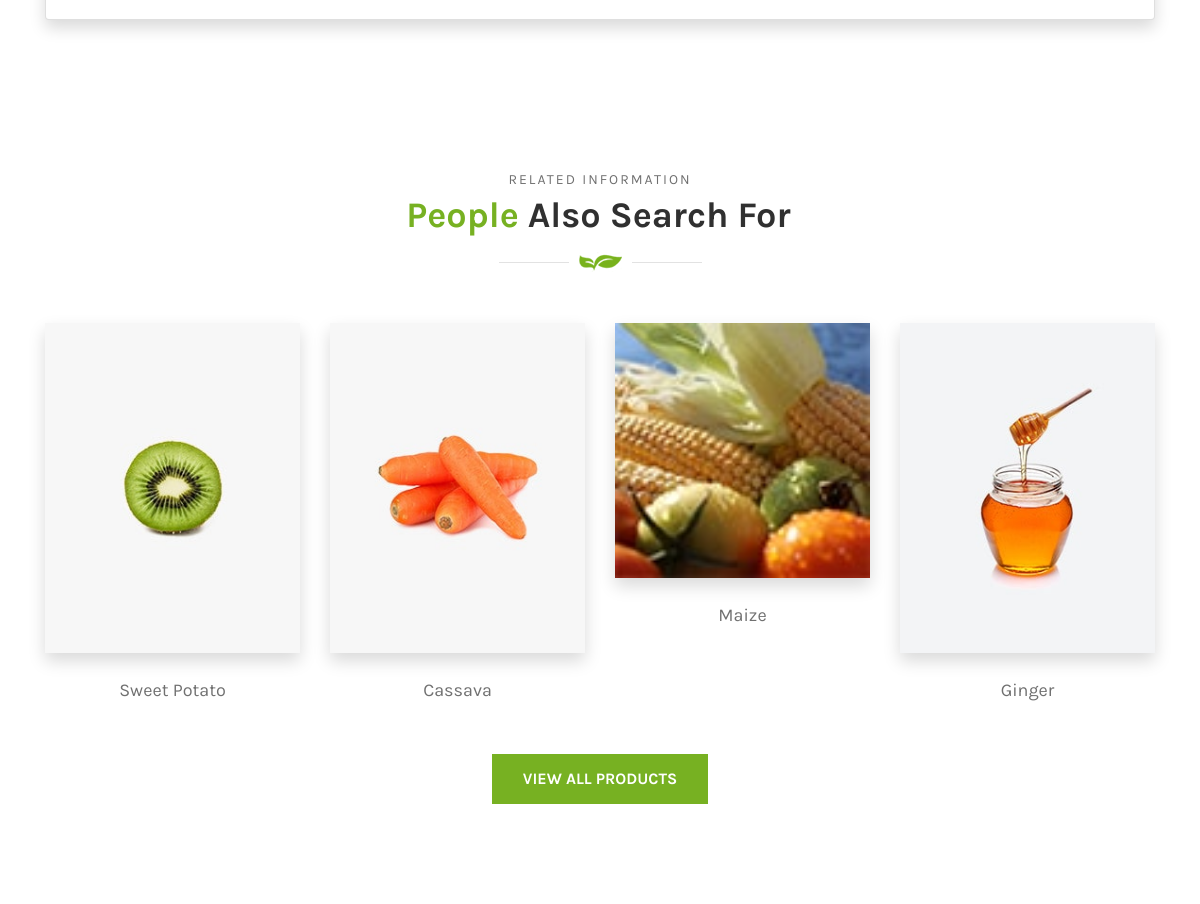
Before: /product_details/cassava (middle part) with the older database file.
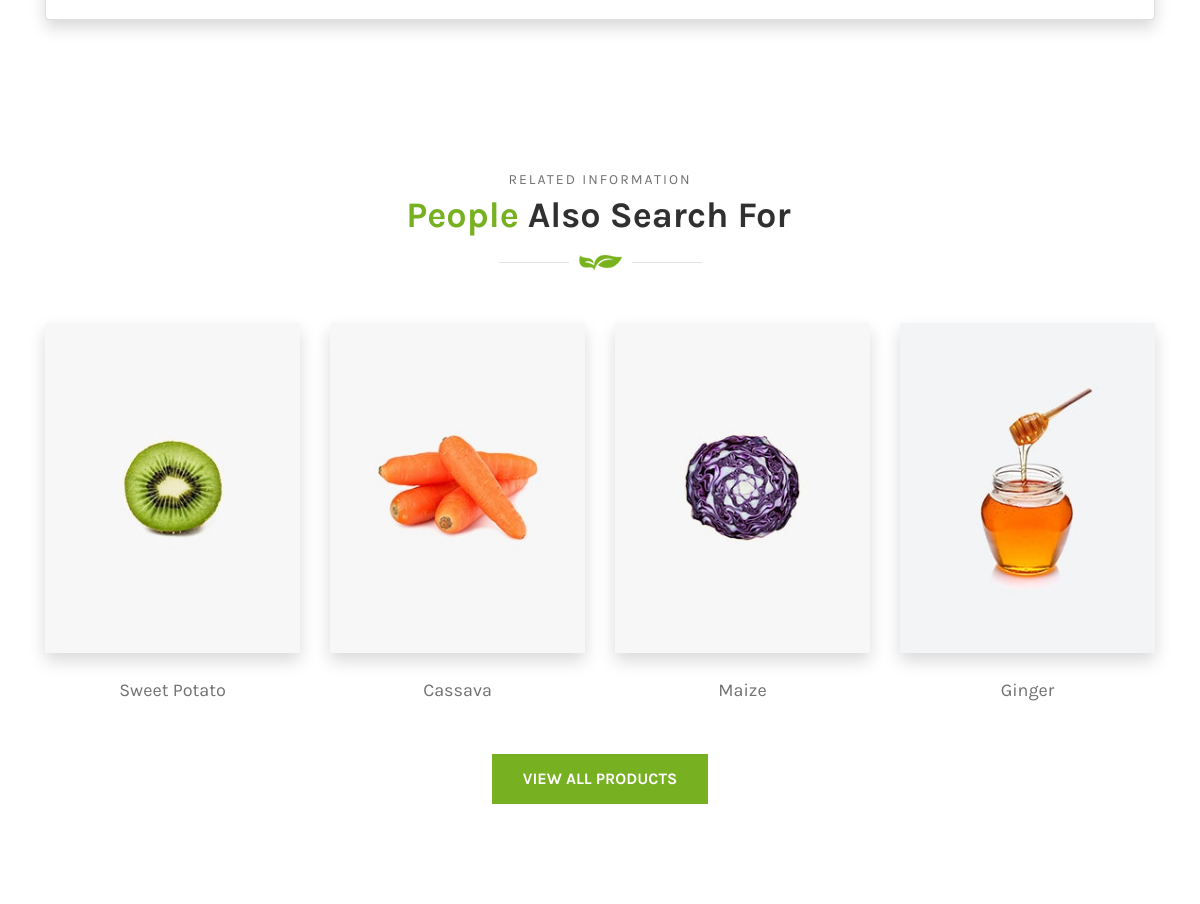
After: the same page with the newer database file.
### products/models.py (models this page shows, shortened)
class Product(models.Model):
    STATUS_CHOICE = (('draft', 'Draft'), ('published', 'Published'),)
    author = models.ForeignKey(Author, on_delete=models.CASCADE, default='')
    product_name = models.CharField(max_length=100)
    slug = models.SlugField(null=True, unique=True)
    categories = models.ManyToManyField(Category)
    thumbnail = models.ImageField(
        upload_to=upload_location, null=True, blank=True)
    product_description = HTMLField(blank=True)
    varieties = HTMLField(blank=True)
    processing_type = HTMLField(blank=True)
    quality_factor = HTMLField(blank=True)
    price_factor = HTMLField(blank=True)
    publish = models.DateTimeField(default=timezone.now)
    date_created = models.DateTimeField(verbose_name='date-published',auto_now_add=True)
    publish_date =models.DateTimeField(default=timezone.now)
    status = models.CharField(max_length=10, choices=STATUS_CHOICE, default='draft')
    class Meta:
        ordering = ('-publish',)

### products/views.py (the view)
# urls.py: path('product_details/<slug:slug>', product_details, name='product_details'),
def product_details(request, slug):
    product = Product.objects.get(slug = slug)
    related = Product.objects.order_by('-date_created')[:4]
    context = {
        'item': product,
        'related': related,
    }
    return render(request, 'products/product_details.html', context)

### templates/products/product_details.html (shortened to what this page needs)
{% extends 'base.html' %} {% load static %} {% block content %}
<div class="container pb-5">
  <div class="card shadow">
    <div class="card-body">
    </div>
  </div>
</div>
  <section class="our-products-area section-padding-100">
    <div class="container">
      <div class="row">
        <div class="col-12">
          <div class="section-heading text-center">
            <p>Related Information</p>
            <h2><span>People</span> Also Search For</h2>
            <img src="img/core-img/decor2.png" alt="">
          </div>
        </div>
      </div>
      <div class="row">
          {% for item in related %}
        <div class="col-12 col-sm-6 col-lg-3">
          <div class="single-product-area mb-50 wow fadeInUp" data-wow-delay="100ms">
            <div class="product-thumbnail shadow">
              <img src="{{item.thumbnail.url}}" alt="">
            </div>
            <div class="product-desc text-center pt-4">
              <a href="{% url 'product_details' item.slug %}" class="product-title">{{item.product_name}}</a>
            </div>
          </div>
        </div>
          {% endfor %}
      </div>
      <div class="row">
        <div class="col-12">
          <div class="gotoshop-btn text-center wow fadeInUp" data-wow-delay="900ms">
            <a href="{% url 'products' %}" class="btn famie-btn">View All Products</a>
          </div>
        </div>
      </div>
    </div>
  </section>
{% endblock content %}

Changed rows visible on the page:
changed Product "Maize": thumbnail: a different picture
